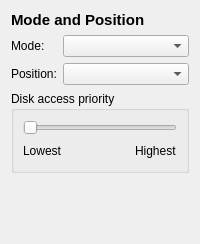
<?xml version="1.0" encoding="UTF-8"?>
<ui version="4.0">
 <class>VBDEditPage</class>
 <widget class="QWidget" name="VBDEditPage">
  <layout class="QVBoxLayout" name="verticalLayout">
   <item>
    <widget class="QLabel" name="titleLabel">
     <property name="text">
      <string>Mode and Position</string>
     </property>
     <property name="font">
      <font>
       <pointsize>11</pointsize>
       <bold>true</bold>
      </font>
     </property>
    </widget>
   </item>
   <item>
    <layout class="QFormLayout" name="formLayout">
     <item row="0" column="0">
      <widget class="QLabel" name="modeLabel">
       <property name="text">
        <string>Mode:</string>
       </property>
      </widget>
     </item>
     <item row="0" column="1">
      <widget class="QComboBox" name="modeComboBox"/>
     </item>
     <item row="1" column="0">
      <widget class="QLabel" name="positionLabel">
       <property name="text">
        <string>Position:</string>
       </property>
      </widget>
     </item>
     <item row="1" column="1">
      <widget class="QComboBox" name="positionComboBox"/>
     </item>
    </layout>
   </item>
   <item>
    <widget class="QGroupBox" name="priorityGroup">
     <property name="title">
      <string>Disk access priority</string>
     </property>
     <layout class="QVBoxLayout" name="priorityLayout">
      <item>
       <widget class="QSlider" name="prioritySlider">
        <property name="orientation">
         <enum>Qt::Horizontal</enum>
        </property>
        <property name="minimum">
         <number>0</number>
        </property>
        <property name="maximum">
         <number>7</number>
        </property>
       </widget>
      </item>
      <item>
       <layout class="QHBoxLayout" name="priorityLabelsLayout">
        <item>
         <widget class="QLabel" name="priorityLowLabel">
          <property name="text">
           <string>Lowest</string>
          </property>
         </widget>
        </item>
        <item>
         <spacer name="prioritySpacer">
          <property name="orientation">
           <enum>Qt::Horizontal</enum>
          </property>
          <property name="sizeHint" stdset="0">
           <size>
            <width>40</width>
            <height>20</height>
           </size>
          </property>
         </spacer>
        </item>
        <item>
         <widget class="QLabel" name="priorityHighLabel">
          <property name="text">
           <string>Highest</string>
          </property>
         </widget>
        </item>
       </layout>
      </item>
     </layout>
    </widget>
   </item>
   <item>
    <widget class="QLabel" name="warningLabel">
     <property name="text">
      <string/>
     </property>
     <property name="wordWrap">
      <bool>true</bool>
     </property>
     <property name="styleSheet">
      <string notr="true">QLabel { color: rgb(200, 60, 60); }</string>
     </property>
    </widget>
   </item>
   <item>
    <spacer name="verticalSpacer">
     <property name="orientation">
      <enum>Qt::Vertical</enum>
     </property>
     <property name="sizeHint" stdset="0">
      <size>
       <width>20</width>
       <height>40</height>
      </size>
     </property>
    </spacer>
   </item>
  </layout>
 </widget>
 <resources/>
 <connections/>
</ui>
